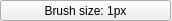
<?xml version="1.0" encoding="UTF-8"?>
<ui version="4.0">
 <class>BrushSizeWidget</class>
 <widget class="QWidget" name="BrushSizeWidget">
  <property name="geometry">
   <rect>
    <x>0</x>
    <y>0</y>
    <width>172</width>
    <height>21</height>
   </rect>
  </property>
  <property name="minimumSize">
   <size>
    <width>172</width>
    <height>21</height>
   </size>
  </property>
  <property name="windowTitle">
   <string>Form</string>
  </property>
  <widget class="QPushButton" name="brushSizePushButton">
   <property name="geometry">
    <rect>
     <x>0</x>
     <y>0</y>
     <width>171</width>
     <height>21</height>
    </rect>
   </property>
   <property name="text">
    <string>Brush size: 1px</string>
   </property>
  </widget>
 </widget>
 <resources/>
 <connections/>
</ui>
